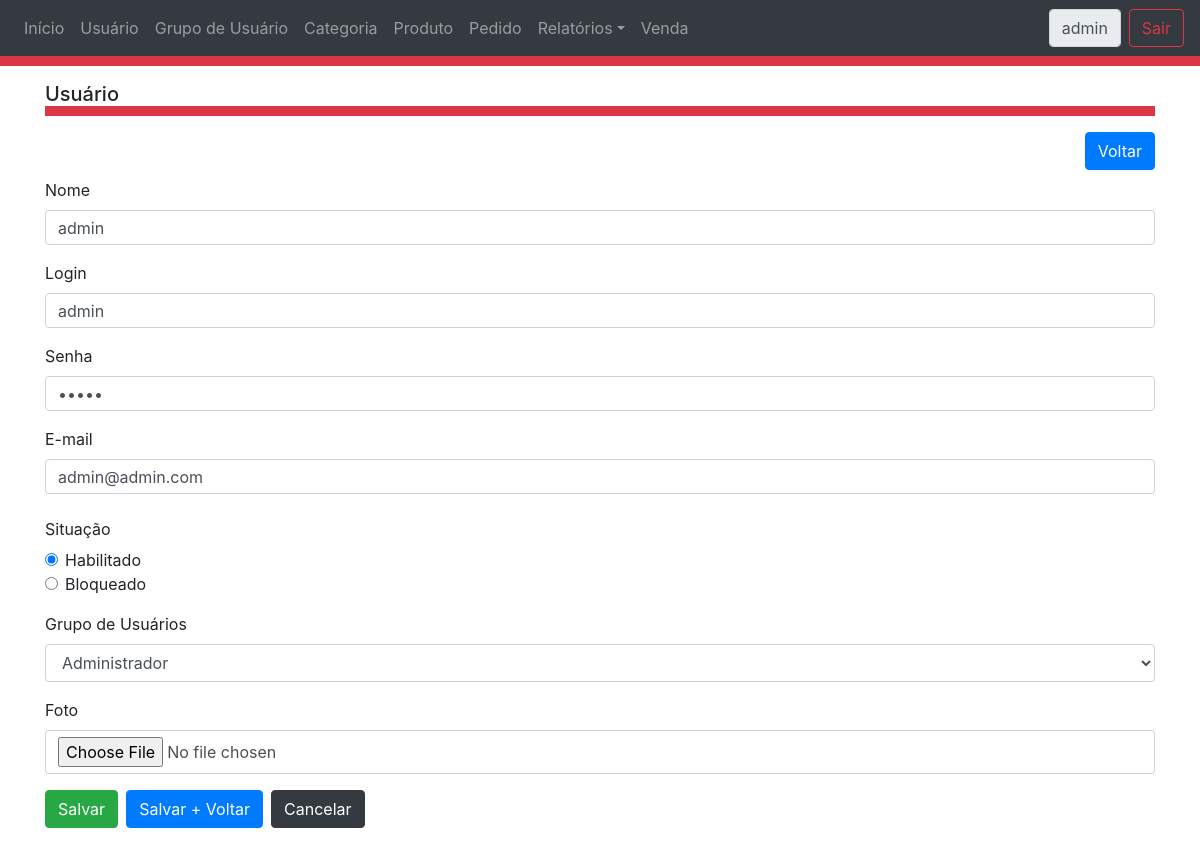
Screenshot of /UsuarioFormulario.php?operacao=editar&idUsuario=1 (signed in) with the database file from the repository.
### tables this page shows
CREATE TABLE `tbusuario` (
  `idUsuario` int(11) NOT NULL,
  `nome` varchar(255) NOT NULL,
  `login` varchar(255) NOT NULL,
  `senha` varchar(255) NOT NULL,
  `email` varchar(255) NOT NULL,
  `ultimoAcesso` datetime DEFAULT NULL,
  `situacao` tinyint(1) NOT NULL,
  `foto` varchar(255) DEFAULT NULL,
  `idGrupo` int(11) NOT NULL
);

### ControleAcesso.php (called while the page is built, shortened)
<?php
	require_once 'class/Usuario.php';
	require_once 'class/GrupoAcesso.php';
	$usuarioAtual = unserialize($_SESSION["USUARIO_ATUAL"]);
	$grupoAcessoUsuarioAtual = unserialize($_SESSION["GRUPOACESSO_USUARIO_ATUAL"]);
	$arquivoAtual = basename($_SERVER['PHP_SELF']);
	foreach ($grupoAcessoUsuarioAtual as $grupoAcesso){
		if($grupoAcesso->getAcesso()->getArquivo() == $arquivoAtual ){
			$permissao = $grupoAcesso->getPermissao();
		}
  	}
?>

### class/GrupoAcesso.php (called while the page is built, shortened)
<?php
    require_once 'Grupo.php';
    require_once 'Acesso.php';
	class GrupoAcesso
	{
        private  $acesso;
        private  $permissao;
        function getAcesso() {
            return $this->acesso;
        }
        function getPermissao() {
            return $this->permissao;
        }
	}
?>

### class/Acesso.php (called while the page is built, shortened)
<?php
class Acesso
    {
        private  $menu;
        private  $arquivo;
        private  $tipo;
        function getMenu() {
            return $this->menu;
        }
        function getTipo() {
            return $this->tipo;
        }
        function getArquivo() {
            return $this->arquivo;
        }
        function setMenu($menu) {
            $this->menu = $menu;
        }
        function setTipo($tipo) {
            $this->tipo = $tipo;
        }
        function setArquivo($arquivo) {
            $this->arquivo = $arquivo;
        }
    }
?>

### class/UsuarioDAO.php (called while the page is built, shortened)
<?php
	require_once 'GrupoDAO.php';
	require_once 'Usuario.php';
	class UsuarioDAO extends CrudDAO
	{
		public function buscarPorId($codigo){
			$usuario = new Usuario();
			try{
				$pdo = parent::conectar();
				$sql = "SELECT * FROM tbUsuario WHERE idUsuario = :idUsuario";
				$run = $pdo->prepare($sql);
	  			$run->bindValue(':idUsuario', $codigo, PDO::PARAM_INT);
				$run->execute();
				$registro = $run->fetch();
				$grupoDAO = new GrupoDAO();
				$usuario = new Usuario();
				$usuario->setIdUsuario($registro['idUsuario']);
				$usuario->setNome($registro['nome']);
				$usuario->setLogin($registro['login']);
				$usuario->setSenha($registro['senha']);
				$usuario->setEmail($registro['email']);
				$usuario->setUltimoAcesso($registro['ultimoAcesso']);
				$usuario->setSituacao($registro['situacao']);
				$usuario->setFoto($registro['foto']);
				$grupo = $grupoDAO->buscarPorId($registro['idGrupo']);
				$usuario->setGrupo($grupo);
			}catch(Exception $ex){
				echo $ex->getFile().' : '.$ex->getLine().' : '.$ex->getMessage();
			}finally {
				parent::desconectar();
			}
			return $usuario;
		}
	}
?>

### class/Usuario.php (called while the page is built, shortened)
<?php
    require_once 'Grupo.php';
	class Usuario
	{
        private  $nome;
        private  $login;
        private  $senha;
        private  $email;
        private  $situacao;
        private  $foto;
        private  $grupo;
        function __construct() {
            $grupo = new Grupo();
        }
        function getNome(){
            return $this->nome;
        }
        function setNome($nome){
            $this->nome = $nome;
        }
        function getLogin(){
            return $this->login;
        }
        function setLogin($login){
            $this->login = $login;
        }
        function getSenha(){
            return $this->senha;
        }
        function setSenha($senha){
            $this->senha = $senha;
        }
        function getEmail(){
            return $this->email;
        }
        function setEmail($email){
            $this->email = $email;
        }
        function getSituacao(){
            return $this->situacao;
        }
        function setSituacao($situacao){
            $this->situacao = intval($situacao);
        }
        function getFoto(){
            return $this->foto;
        }
        function setFoto($foto){
            $this->foto = $foto;
        }
        function getGrupo() {
            return $this->grupo;
        }
        function setGrupo($objeto) {
            $this->grupo = $objeto;
        }
	}
?>

### class/AcessoDAO.php (called while the page is built, shortened)
<?php
	require_once 'Acesso.php';
	class AcessoDAO extends CrudDAO
	{
		public function listarPorAcessoPai($codigo){
			$objetos = array();
			try{
				$pdo = parent::conectar();
				$sql = "SELECT * FROM tbAcesso WHERE  idAcessoPai = :codigo";
				$run = $pdo->prepare($sql);
				$run->bindValue(':codigo', $codigo, PDO::PARAM_INT);
				$run->execute();
				$resultado = $run->fetchAll();
				foreach ($resultado as $objeto){
					$acesso = new Acesso();
					$acesso->setIdAcesso($objeto['idAcesso']);
					$acesso->setDescricao($objeto['descricao']);
					$acesso->setMenu($objeto['menu']);
					$acesso->setArquivo($objeto['arquivo']);
					$acesso->setTipo($objeto['tipo']);
					$acesso->setIdAcessoPai($objeto['idAcessoPai']);
					array_push($objetos, $acesso);
				}
			}catch(Exception $ex){
				echo $ex->getFile().' : '.$ex->getLine().' : '.$ex->getMessage();
			}finally {
				parent::desconectar();
			}
			return $objetos;
		}
	}
?>

### class/GrupoDAO.php (called while the page is built, shortened)
<?php
	require_once 'Grupo.php';
	class GrupoDAO extends CrudDAO
	{
		public function listar(){
			$objetos = array();
			try{
				$pdo = parent::conectar();
				$sql = "SELECT * FROM tbGrupo";
				$run = $pdo->prepare($sql);
				$run->execute();
				$resultado = $run->fetchAll();
				foreach ($resultado as $registro){
					$grupo = new Grupo();
					$grupo->setIdGrupo($registro['idGrupo']);
					$grupo->setDescricao($registro['descricao']);
					array_push($objetos, $grupo);
				}
			}catch(Exception $ex){
				echo $ex->getFile().' : '.$ex->getLine().' : '.$ex->getMessage();
			}finally {
				parent::desconectar();
			}
			return $objetos;
		}
		public function buscarPorId($codigo){
			$grupo = new Grupo();
			try{
				$pdo = parent::conectar();
				$sql = "SELECT * FROM tbGrupo WHERE idGrupo = :idGrupo";
				$run = $pdo->prepare($sql);
	  			$run->bindValue(':idGrupo', $codigo, PDO::PARAM_INT);
				$run->execute();
				$registro = $run->fetch();
				$grupo->setIdGrupo($registro['idGrupo']);
				$grupo->setDescricao($registro['descricao']);
			}catch(Exception $ex){
				echo $ex->getFile().' : '.$ex->getLine().' : '.$ex->getMessage();
			}finally {
				parent::desconectar();
			}
			return $grupo;
		}
	}
?>

### class/Grupo.php (called while the page is built, shortened)
<?php
	class Grupo
	{
		private  $idGrupo;
		private  $descricao;
        function getIdGrupo() {
            return $this->idGrupo;
        }
        function getDescricao() {
            return $this->descricao;
        }
        function setIdGrupo($idGrupo) {
            $this->idGrupo = intval($idGrupo);
        }
        function setDescricao($descricao) {
            $this->descricao = $descricao;
        }
	}
?>

### UsuarioFormulario.php (the view, shortened to what this page needs)
<?php
	require_once 'ControleAcesso.php';
	require_once 'class/UsuarioDAO.php';
	require_once 'class/GrupoDAO.php';
	$usuario = new Usuario();
	$operacao = "visualizar";
	if(isset($_GET["operacao"])){
		$operacao = $_GET["operacao"];
	}
	if(isset($_GET["idUsuario"])){
		$idUsuario = $_GET["idUsuario"];
		$usuarioDAO = new UsuarioDAO();
		$usuario = $usuarioDAO->buscarPorId($idUsuario);
	}
?>
<html>
    <head>
		<link type="text/css" rel="stylesheet" href="css/bootstrap.css"/>
		<link type="text/css" rel="stylesheet" href="css/usuario.css"/>
    </head>
    <body>
		<div class="cabecalho">
			<?php
				include_once("Cabecalho.php");
			?>
		</div>
		<div class="container">
			<h5 class="cabecalho"> <?php echo $menu; ?> </h5>
			<div class="mb-2 clearfix">
				<p><a class="btn btn-primary float-right" href="UsuarioTabela.php">Voltar</a></p>
			</div>
			<form id="formUsuario" action="UsuarioControlador.php?operacao=salvar" method="post" enctype="multipart/form-data">
				<fieldset <?php if($operacao=="visualizar"){echo 'disabled';} ?> >
					<div class="row form-group">
						<div class="col-md-12">
							<label for="nome">Nome</label>
							<input class="form-control" name="nome" id="nome" type="text" value="<?php echo $usuario->getNome() ?>">
						</div>
					</div>
					<div class="row form-group">
						<div class="col-md-12">
							<label for="login">Login</label>
							<input class="form-control" name="login" id="login" type="text" value="<?php echo $usuario->getLogin() ?>">
						</div>
					</div>
					<div class="row form-group">
						<div class="col-md-12">
							<label for="senha">Senha</label>
							<input class="form-control" id="senha" name="senha" type="password" value="<?php echo $usuario->getSenha() ?>">
						</div>
					</div>
					<div class="row form-group">
						<div class="col-md-12">
							<label for="email">E-mail</label>
							<input class="form-control" id="email" name="email" type="text" value="<?php echo $usuario->getEmail() ?>">
						</div>
					</div>
					<div class="row form-group">
						<div class="col-md-12">
							<legend class="col-form-label">Situação</legend>
							<div class="form-check">
								<input class="form-check-input" type="radio" name="situacao" id="situacaoHabilitado" value="1" <?php if($usuario->getSituacao() == 1){echo 'checked';} ?>>
								<label class="form-check-label" for="situacaoHabilitado">Habilitado</label>
							</div>
							<div class="form-check">
								<input class="form-check-input" type="radio" name="situacao" id="situacaoBloqueado" value="0" <?php if($usuario->getSituacao() == 0){echo 'checked';} ?>>
								<label class="form-check-label" for="situacaoBloqueado">Bloqueado</label>
							</div>
						</div>
					</div>
					<div class="row form-group">
						<div class="col-md-12">
							<label for="idGrupo">Grupo de Usuários</label>
							<select id="idGrupo" name="idGrupo" class="form-control" required>
								<?php
									$grupoDAO = new GrupoDAO();
									$lista = $grupoDAO->listar();
									foreach($lista as $grupo){
										if($grupo->getIdGrupo() == $usuario->getGrupo()->getIdGrupo()){
											echo "<option selected value='{$grupo->getIdGrupo()}'>{$grupo->getDescricao()}</option>";
										}
										else{
											echo "<option value='{$grupo->getIdGrupo()}'>{$grupo->getDescricao()}</option>";
										}
									}
								?>
							</select>
						</div>
					</div>
					<div class="row form-group">
						<div class="col-md-12">
							<label for="foto">Foto</label>
							<input class="form-control" id="foto" name="foto" type="file" value="<?php echo $usuario->getFoto() ?>">
						</div>
					</div>
					<?php
						if($operacao=="visualizar"){
							echo "<div class='row form-group ocultar'>";
						}else{
							echo "<div class='row form-group'>";
						}
					?>
						<div class="col-md-11">
						<?php
							if($permissao == 2){
								echo "<button class='btn btn-success' type='submit' name='salvar' id='salvar' value='salvar'>Salvar</button>";
								echo "<button class='btn btn-primary mx-2' type='submit' name='salvarVoltar' id='salvarVoltar' value='salvarVoltar'>Salvar + Voltar</button>";
								echo "<button class='btn btn-dark' type='reset' id='cancelar'>Cancelar</button>";
							}
						?>
						</div>
					</div>
				</fieldset>
			</form >
		</div>
    </body>
</html>

### Cabecalho.php (shortened to what this page needs)
<?php
	require_once 'class/AcessoDAO.php';
?>
<nav class="navbar navbar-expand-md navbar-dark bg-dark">
  <div class="collapse navbar-collapse" id="navbarsExampleDefault">
	<ul class="navbar-nav mr-auto">
	<?php
		$arquivoAtual = basename($_SERVER['PHP_SELF']);
		foreach ($grupoAcessoUsuarioAtual as $grupoAcesso){
			if($grupoAcesso->getAcesso()->getTipo() == "menu"){
				if($grupoAcesso->getAcesso()->getArquivo() == $arquivoAtual){
					$ativo = "active";
				}else{
					$ativo = "";
				}
				echo "<li class='nav-item {$ativo}'>";
				echo "<a class='nav-link' href='{$grupoAcesso->getAcesso()->getArquivo()}'>{$grupoAcesso->getAcesso()->getMenu()}</a>";
		  		echo "</li>";
			}else{
				if($grupoAcesso->getAcesso()->getTipo() == "subMenu"){
					if($grupoAcesso->getAcesso()->getArquivo() == $arquivoAtual){
						$ativo = "active";
					}else{
						$ativo = "";
					}
					echo "<li class='nav-item dropdown {$ativo}'>";
					    echo "<a class='nav-link dropdown-toggle' href='{$grupoAcesso->getAcesso()->getArquivo()}' id='navbarDropdown' role='button' data-toggle='dropdown' aria-haspopup='true' aria-expanded='false'>{$grupoAcesso->getAcesso()->getMenu()}</a>";
					    	$acessoDAO = new AcessoDAO();
					    	$listaAcesso = $acessoDAO->listarPorAcessoPai($grupoAcesso->getAcesso()->getIdAcesso());
					echo "</li>";
				}
			}
	  	}
	?>
	</ul>
	<div class="form-inline my-2 my-lg-0">
	  <label class="form-control mr-sm-2" readonly> <?php echo $usuarioAtual->getLogin(); ?> </label>
	  <a class="btn btn-outline-danger my-2 my-sm-0" href="LoginControlador.php?operacao=encerrar">Sair</a>
	</div>
  </div>
</nav>

### css/usuario.css (style rules this page uses)
.cabecalho { border-bottom: 10px solid #dc3545; }
.container { padding-top: 1rem; }
input[type="text"], input[type="email"], input[type="password"] { height: 35px; }
select { height: 35px; }

### rows the page displays
tbusuario: login "admin", nome "admin", email "admin@admin.com", situacao "☑ Habilitado", situacao "☐ Bloqueado"

### other values shown
$grupoAcesso->getAcesso()->getMenu() "Início"
$grupoAcesso->getAcesso()->getMenu() "Usuário"
$grupoAcesso->getAcesso()->getMenu() "Grupo de Usuário"
$grupoAcesso->getAcesso()->getMenu() "Categoria"
$grupoAcesso->getAcesso()->getMenu() "Produto"
$grupoAcesso->getAcesso()->getMenu() "Pedido"
$grupoAcesso->getAcesso()->getMenu() "Relatórios"
$grupoAcesso->getAcesso()->getMenu() "Venda"
$menu "Usuário"
form field idGrupo "Administrador"
